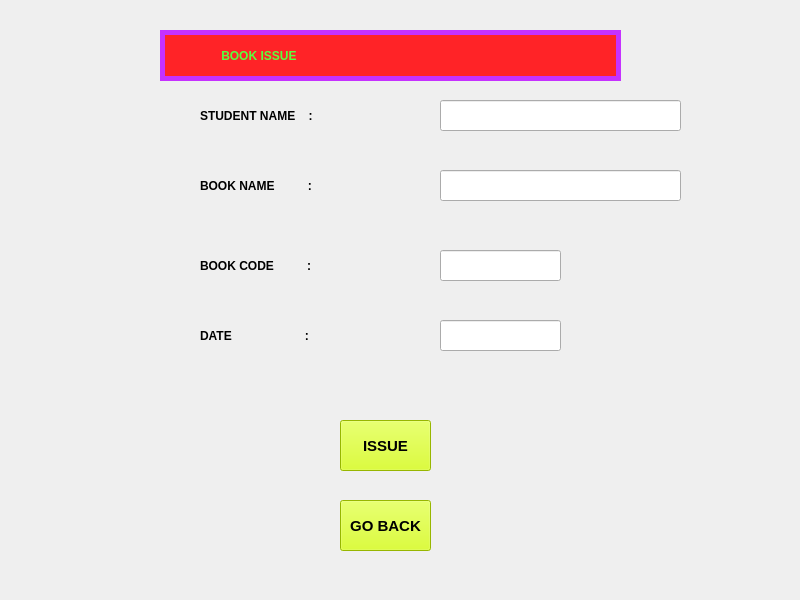
<?xml version="1.0" encoding="UTF-8"?>
<ui version="4.0">
 <class>MainWindow</class>
 <widget class="QMainWindow" name="MainWindow">
  <property name="geometry">
   <rect>
    <x>0</x>
    <y>0</y>
    <width>800</width>
    <height>600</height>
   </rect>
  </property>
  <property name="minimumSize">
   <size>
    <width>800</width>
    <height>600</height>
   </size>
  </property>
  <property name="maximumSize">
   <size>
    <width>800</width>
    <height>600</height>
   </size>
  </property>
  <property name="windowTitle">
   <string>LIBRARY MANAGEMENT</string>
  </property>
  <property name="windowIcon">
   <iconset>
    <normaloff>images/library-logo-design-template-45579f2f9eaf725821b915b523f191eb_screen.jpg</normaloff>images/library-logo-design-template-45579f2f9eaf725821b915b523f191eb_screen.jpg</iconset>
  </property>
  <widget class="QWidget" name="centralwidget">
   <widget class="QLabel" name="label">
    <property name="geometry">
     <rect>
      <x>-10</x>
      <y>-10</y>
      <width>821</width>
      <height>621</height>
     </rect>
    </property>
    <property name="text">
     <string/>
    </property>
    <property name="pixmap">
     <pixmap>images/library2.jpg</pixmap>
    </property>
    <property name="scaledContents">
     <bool>true</bool>
    </property>
   </widget>
   <widget class="QLabel" name="label_2">
    <property name="geometry">
     <rect>
      <x>200</x>
      <y>90</y>
      <width>231</width>
      <height>51</height>
     </rect>
    </property>
    <property name="styleSheet">
     <string notr="true">color: rgb(0, 0, 0);
font-weight:bold;
font: 87 14pt &quot;Segoe UI Black&quot;;
</string>
    </property>
    <property name="text">
     <string>STUDENT NAME    :</string>
    </property>
   </widget>
   <widget class="QLineEdit" name="lineEdit">
    <property name="geometry">
     <rect>
      <x>440</x>
      <y>100</y>
      <width>241</width>
      <height>31</height>
     </rect>
    </property>
   </widget>
   <widget class="QLabel" name="label_3">
    <property name="geometry">
     <rect>
      <x>200</x>
      <y>160</y>
      <width>231</width>
      <height>51</height>
     </rect>
    </property>
    <property name="styleSheet">
     <string notr="true">color: rgb(0, 0, 0);
font-weight:bold;
font: 87 14pt &quot;Segoe UI Black&quot;;
</string>
    </property>
    <property name="text">
     <string>BOOK NAME          :</string>
    </property>
   </widget>
   <widget class="QLineEdit" name="lineEdit_2">
    <property name="geometry">
     <rect>
      <x>440</x>
      <y>170</y>
      <width>241</width>
      <height>31</height>
     </rect>
    </property>
   </widget>
   <widget class="QLabel" name="label_4">
    <property name="geometry">
     <rect>
      <x>200</x>
      <y>240</y>
      <width>231</width>
      <height>51</height>
     </rect>
    </property>
    <property name="styleSheet">
     <string notr="true">color: rgb(0, 0, 0);
font-weight:bold;
font: 87 14pt &quot;Segoe UI Black&quot;;
</string>
    </property>
    <property name="text">
     <string>BOOK CODE          :</string>
    </property>
   </widget>
   <widget class="QLineEdit" name="lineEdit_3">
    <property name="geometry">
     <rect>
      <x>440</x>
      <y>250</y>
      <width>121</width>
      <height>31</height>
     </rect>
    </property>
   </widget>
   <widget class="QLabel" name="label_5">
    <property name="geometry">
     <rect>
      <x>200</x>
      <y>310</y>
      <width>231</width>
      <height>51</height>
     </rect>
    </property>
    <property name="styleSheet">
     <string notr="true">color: rgb(0, 0, 0);
font-weight:bold;
font: 87 14pt &quot;Segoe UI Black&quot;;
</string>
    </property>
    <property name="text">
     <string>DATE                      :</string>
    </property>
   </widget>
   <widget class="QLineEdit" name="lineEdit_4">
    <property name="geometry">
     <rect>
      <x>440</x>
      <y>320</y>
      <width>121</width>
      <height>31</height>
     </rect>
    </property>
   </widget>
   <widget class="QLabel" name="label_6">
    <property name="geometry">
     <rect>
      <x>160</x>
      <y>30</y>
      <width>461</width>
      <height>51</height>
     </rect>
    </property>
    <property name="styleSheet">
     <string notr="true">color: rgb(91, 255, 62);
font-weight:bold;
font: 87 22pt &quot;Segoe UI Black&quot;;
border-style:solid;
border-width:5px;
border-color:rgb(197, 49, 255);
background-color: rgb(255, 35, 39);</string>
    </property>
    <property name="text">
     <string>                BOOK ISSUE</string>
    </property>
   </widget>
   <widget class="QPushButton" name="issue_book">
    <property name="geometry">
     <rect>
      <x>340</x>
      <y>420</y>
      <width>91</width>
      <height>51</height>
     </rect>
    </property>
    <property name="styleSheet">
     <string notr="true">background-color: rgb(212, 255, 0);
color:rgb(0, 0, 0);
font-weight:bold;
font-size:15px;</string>
    </property>
    <property name="text">
     <string>ISSUE</string>
    </property>
   </widget>
   <widget class="QPushButton" name="go_back">
    <property name="geometry">
     <rect>
      <x>340</x>
      <y>500</y>
      <width>91</width>
      <height>51</height>
     </rect>
    </property>
    <property name="styleSheet">
     <string notr="true">background-color: rgb(212, 255, 0);
color:rgb(0, 0, 0);
font-weight:bold;
font-size:15px;</string>
    </property>
    <property name="text">
     <string>GO BACK</string>
    </property>
   </widget>
  </widget>
 </widget>
 <resources/>
 <connections/>
</ui>
